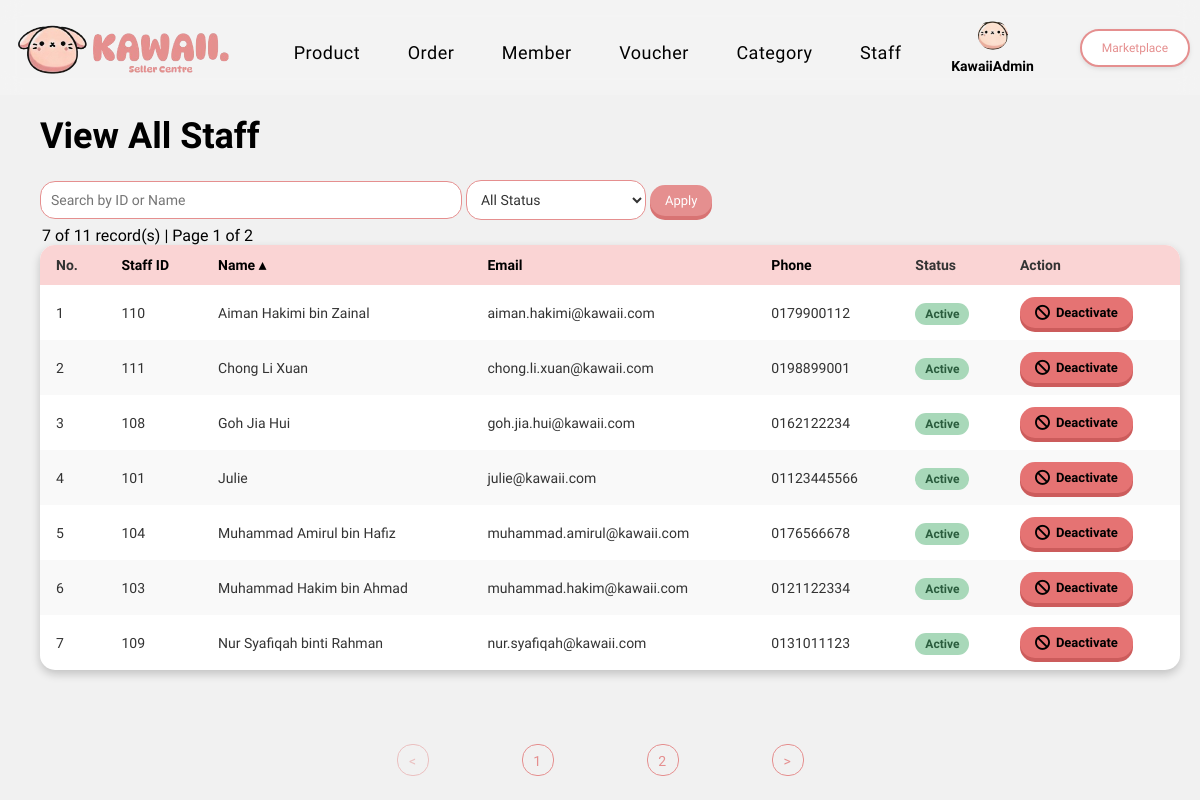
Screenshot of /project/adminpage/Staff/staffTable.php (signed in) with the database file from the repository.
### tables this page shows
CREATE TABLE `staff` (
  `staffID` int(11) NOT NULL,
  `staffName` varchar(255) NOT NULL,
  `staffEmail` varchar(255) NOT NULL,
  `staffPassword` varchar(255) NOT NULL,
  `phoneNumber` varchar(20) NOT NULL,
  `status` enum('active','inactive','pending') NOT NULL DEFAULT 'pending'
);

### project/_base.php (called while the page is built, shortened)
<?php
function req($key, $value = null) {
    $value = $_REQUEST[$key] ?? $value;
    return is_array($value) ? array_map('trim', $value) : trim($value);
}
function encode($value) {
    return htmlentities($value);
}
?>

### project/adminpage/Staff/staffTable.php (the view, shortened to what this page needs)
<?php
require '../../_base.php';
require_once '../../lib/SimplePager.php';
$searchTerm = req('search');
$statusFilter = req('status');
$fields = [
    'staffID'   => 'Staff ID',
    'staffName' => 'Name',
    'staffEmail' => 'Email',
    'phoneNumber' => 'Phone'
];
$sort = req('sort');
key_exists($sort, $fields) || $sort = 'staffName';
$dir = req('dir');
in_array($dir, ['asc', 'desc']) || $dir = 'asc';
$page = req('page', 1);
$whereConditions = ["1=1"];
$params = [];
$whereClause = implode(' AND ', $whereConditions);
$p = new SimplePager(
    "SELECT * FROM staff WHERE $whereClause ORDER BY $sort $dir",
    $params,
    7,
    $page
);
$staff = $p->result;
include '../../_headadmin.php';
?>
<link rel="stylesheet" href="/css/admin.css">
    <h1 class="staff-title">View All Staff</h1>
    <form class="search-form" method="GET">
        <input type="text" name="search" placeholder="Search by ID or Name" value="<?= encode($searchTerm) ?>">
        <select name="status">
            <option value="">All Status</option>
        </select>
        <button type="submit" class="search-button">Apply</button>
    </form>
    <p class="record-count">
        <?= $p->count ?> of <?= $p->item_count ?> record(s) |
        Page <?= $p->page ?> of <?= $p->page_count ?>
    </p>
    <div class="table-container">
        <table class="category-table">
            <thead>
                <tr>
                    <th>No.</th>
                    <?php foreach ($fields as $field => $label): ?>
                        <th>
                            <a href="?<?= http_build_query([
                                            'sort' => $field,
                                            'dir' => ($sort === $field && $dir === 'asc') ? 'desc' : 'asc',
                                            'search' => $searchTerm,
                                            'status' => $statusFilter,
                                            'page' => $page
                                        ]) ?>">
                                <?= $label ?>
                                <?php if ($sort === $field): ?>
                                    <?= $dir === 'asc' ? '▴' : '▾' ?>
                                <?php endif; ?>
                            </a>
                        </th>
                    <?php endforeach; ?>
                    <th>Status</th>
                    <th>Action</th>
                </tr>
            </thead>
            <tbody>
                <?php if (empty($staff)): ?>
                    <tr>
                        <td colspan="7" class="no-results">
                            No staff found
                            <?php if ($searchTerm): ?>
                                matching: <strong><?= encode($searchTerm) ?></strong>
                            <?php endif; ?>
                            <?php if ($statusFilter): ?>
                                with status: <strong><?= ucfirst(encode($statusFilter)) ?></strong>
                            <?php endif; ?>
                        </td>
                    </tr>
                <?php else: ?>
                    <?php foreach ($staff as $index => $staffMember): ?>
                        <?php
                        $statusClass = 'status-badge ';
                        switch ($staffMember->status) {
                            case 'active':
                                $statusClass .= 'status-active';
                                break;
                        }
                        ?>
                        <tr>
                            <td><?= $index + 1 + (($page - 1) * 10) ?></td>
                            <td><?= encode($staffMember->staffID) ?></td>
                            <td><?= encode($staffMember->staffName) ?></td>
                            <td><?= encode($staffMember->staffEmail) ?></td>
                            <td><?= encode($staffMember->phoneNumber) ?></td>
                            <td>
                                <span class="<?= $statusClass ?>">
                                    <?= ucfirst($staffMember->status) ?>
                                </span>
                            </td>
                            <td>
                                <?php if ($staffMember->status === 'active') : ?>
                                    <a href="deactivateStaff.php?id=<?= $staffMember->staffID ?>" class="btn btn-deactivate">
                                        <i class="fas fa-ban"></i> Deactivate
                                    </a>
                                <?php else : ?>
                                    <a href="activateStaff.php?id=<?= $staffMember->staffID ?>" class="btn btn-activate">
                                        <i class="fas fa-check"></i> Activate
                                    </a>
                                <?php endif; ?>
                            </td>
                        </tr>
                    <?php endforeach; ?>
                <?php endif; ?>
            </tbody>
        </table>
    </div>
    <div class="pagination">
        <?= $p->html(http_build_query([
            'search' => $searchTerm,
            'status' => $statusFilter,
            'sort' => $sort,
            'dir' => $dir
        ])) ?>
    </div>

### project/css/admin.css (style rules this page uses)
body { display: flex; justify-content: center; align-items: center; min-height: 100vh; margin: 0; background-color: #f1f1f1; font-family: "Playpen Sans", serif; }
h1 { font-family: "Playpen Sans", serif; font-size: 35px; color: #e58f8f; }
span { color: red; }
.search-form { position: fixed; top: 180px; width: 1300px; left: 40px; }
.search-form input[type="text"] { width: 400px; padding: 10px; border: 1px solid #e58f8f; border-radius: 15px; font-size: 14px; font-family: "Playpen Sans", serif; color: #333; transition: border-color 0.3s ease; }
.search-form select { width: 180px; padding: 10px; border: 1px solid #e58f8f; border-radius: 15px; font-size: 14px; font-family: "Playpen Sans", serif; color: #333; background-color: #ffffff; transition: border-color 0.5s ease; }
.record-count { position: fixed; top: 210px; left: 42px; width: 310px; }
.table-container { position: fixed; margin-top: 190px; left: 40px; width: 95%; height: 500px; }
.category-table { width: 100%; border-collapse: collapse; background-color: #ffffff; border-radius: 15px; box-shadow: 0 4px 10px rgba(0.2, 0.2, 0.2, 0.2); }
.category-table th, .category-table td { padding: 12px 16px; text-align: left; font-family: "Playpen Sans", serif; font-size: 14px; color: #333; }
.category-table th { background-color: #fad4d4; font-weight: bold; }
.category-table tr:nth-child(even) { background-color: #f9f9f9; }
.category-table th:first-child { border-top-left-radius: 15px; }
.category-table th:last-child { border-top-right-radius: 15px; }
.category-table tr:last-child td:first-child { border-bottom-left-radius: 15px; }
.category-table tr:last-child td:last-child { border-bottom-right-radius: 15px; }
.category-table th a { color: black; display: block; text-decoration: none; }
.btn, .btn-reset, .search-form button { background-color: #E58F8F; color: #ffffff; padding: 8px 15px; border: none; border-radius: 15px; font-size: 13px; cursor: pointer; box-shadow: 0 4px 0 #d87373; transition: all 0.3s ease; font-family: "Playpen Sans", serif; text-decoration: none; display: inline-flex; align-items: center; justify-content: center; gap: 6px; }
.btn-deactivate { background-color: #E57373; box-shadow: 0 4px 0 #cc5c5c; color: black; font-weight: bold; }
.status-badge { padding: 4px 10px; border-radius: 12px; font-size: 12px; font-weight: 500; text-transform: capitalize; }
.status-active { background-color: #a8d8b9; color: #2a5c3d; font-weight: bolder; }
.btn i { font-size: 15px; }
.pagination { position: fixed; bottom: 15px; left: 50%; transform: translateX(-50%); width: auto; max-width: 500px; text-align: left; gap: 5px; }
.staff-title { font-size: 36px; color: black; font-weight: bold; text-align: left; left: 20px; margin: 0; padding: 20px; position: fixed; top: 95px; }

### rows the page displays
staff: page "1", staffID "110", staffName "Aiman Hakimi bin Zainal", staffEmail "aiman.hakimi@kawaii.com", phoneNumber "0179900112", status "Active"
staff: page "2", staffID "111", staffName "Chong Li Xuan", staffEmail "chong.li.xuan@kawaii.com", phoneNumber "0198899001", status "Active"
staff: page "3", staffID "108", staffName "Goh Jia Hui", staffEmail "goh.jia.hui@kawaii.com", phoneNumber "0162122234", status "Active"
staff: page "4", staffID "101", staffName "Julie", staffEmail "julie@kawaii.com", phoneNumber "01123445566", status "Active"
staff: page "5", staffID "104", staffName "Muhammad Amirul bin Hafiz", staffEmail "muhammad.amirul@kawaii.com", phoneNumber "0176566678", status "Active"
staff: page "6", staffID "103", staffName "Muhammad Hakim bin Ahmad", staffEmail "muhammad.hakim@kawaii.com", phoneNumber "0121122334", status "Active"
staff: page "7", staffID "109", staffName "Nur Syafiqah binti Rahman", staffEmail "nur.syafiqah@kawaii.com", phoneNumber "0131011123", status "Active"

### other values shown
encode($_user->name) "KawaiiAdmin"
$p->count "7"
$p->item_count "11"
$p->page "1"
$p->page_count "2"
$label "Staff ID"
$label "Name"
$label "Email"
$label "Phone"
